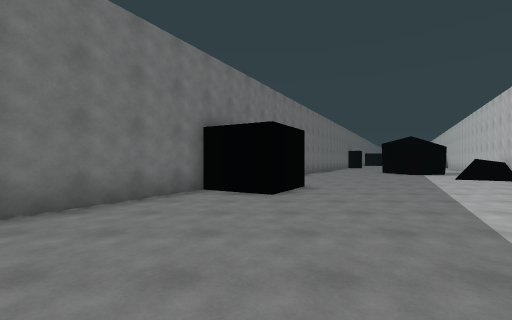
View 1 (above)

21 first-person views from a walk through a 3-D level made in the Unity game engine. The camera is 1.5 m above the floor, looks level and sees 90° across. The floor is counted in squares, 2 m on a side. Each view is taken from the middle of a square. On the plan, view 1 faces up. The plan holds only what a view shows up to about 9 squares ahead; the rest is blank. The place goes on beyond the plan.

View 2
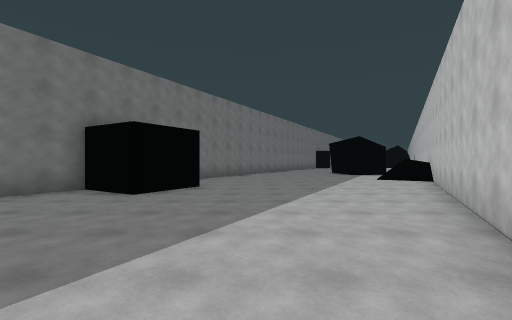

View 3
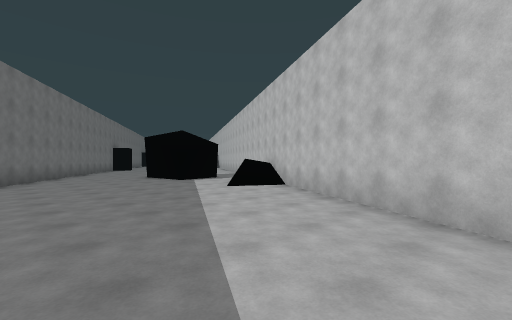

View 4
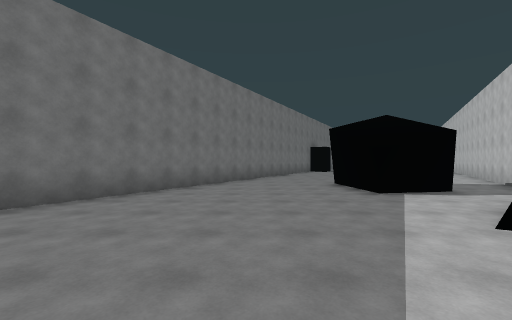

View 5
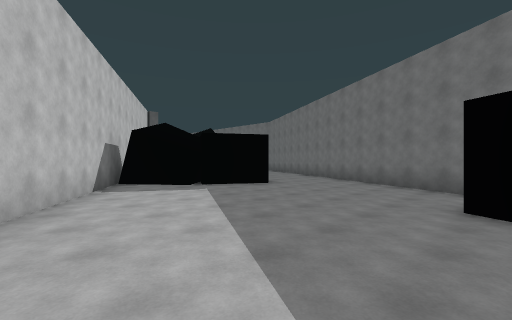

View 6
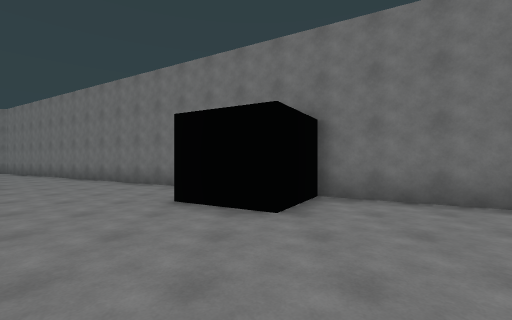

View 7
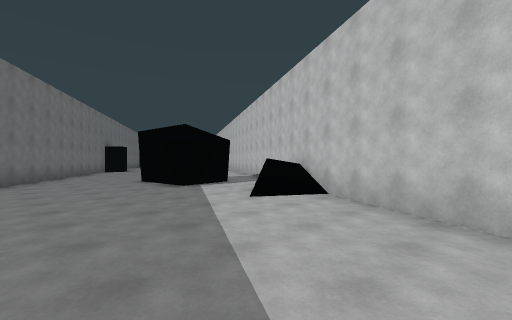

View 8
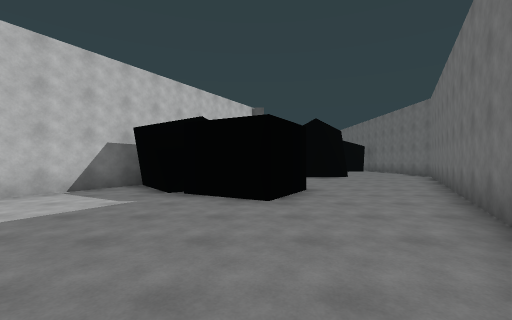

View 9
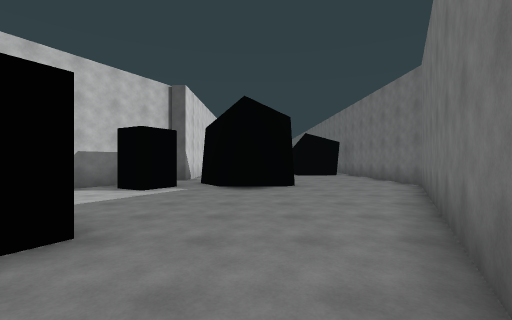

View 10
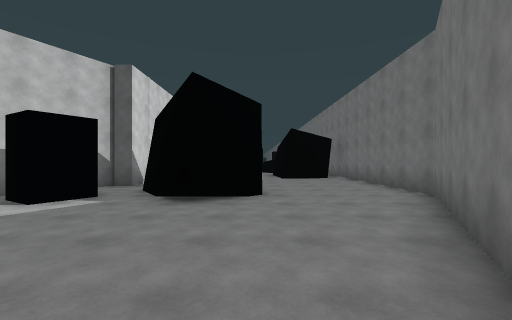

View 11
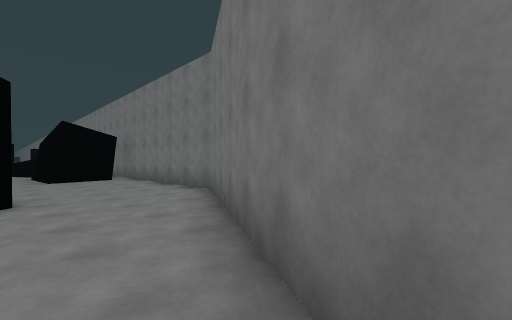

View 12
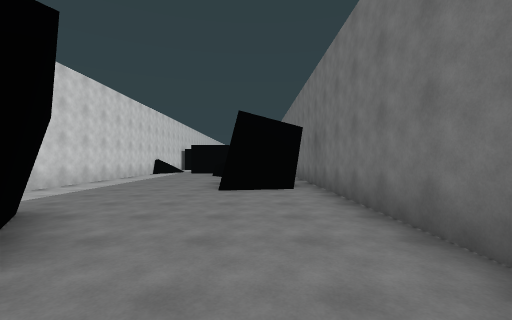

View 13
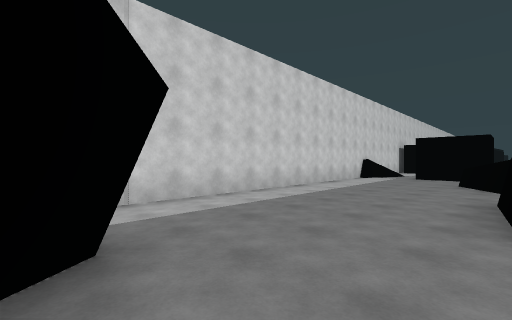

View 14
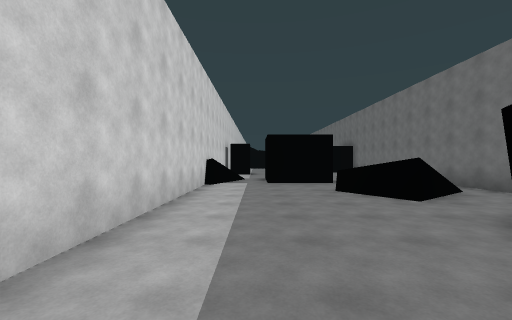

View 15
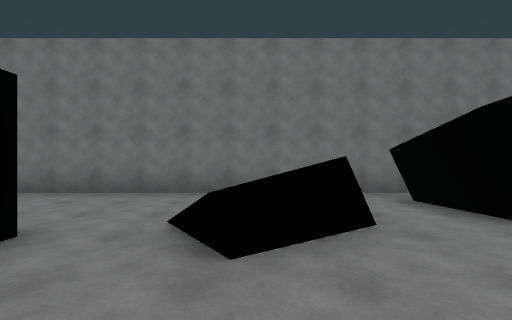

View 16
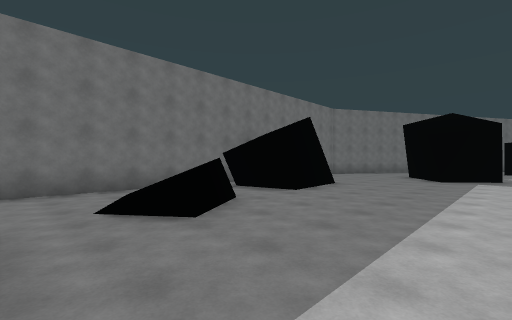

View 17
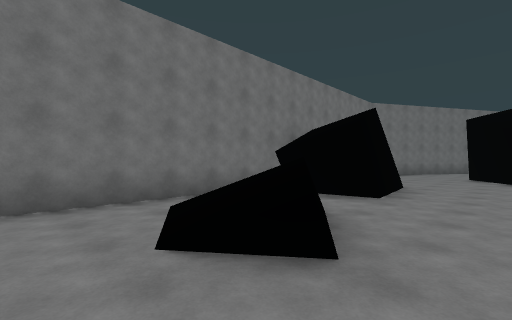

View 18
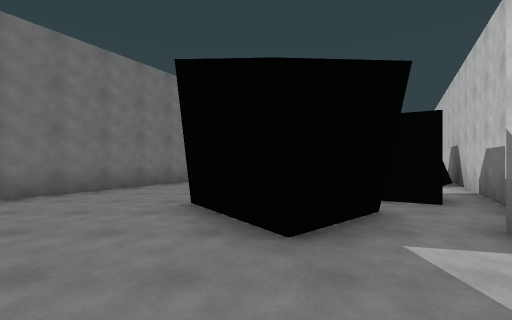

View 19
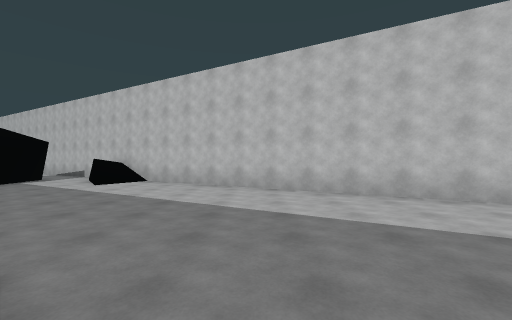

View 20
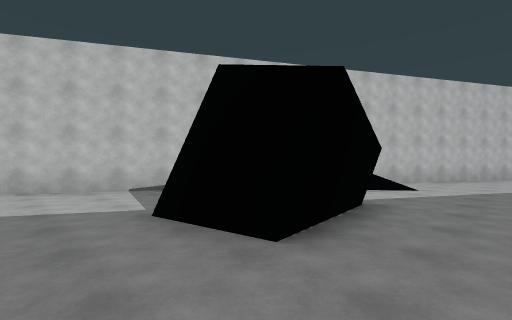

View 21
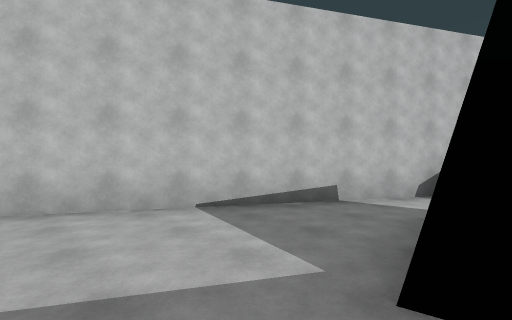

### Floor plan
Key: @ floor where view 1 was taken; # wall or solid block; . floor; / step, stairs or slope; = window, fence, low wall or low ledge.
Columns run from 9 left of view 1 to 14 right of it. Each row starts with its distance up from view 1.
 17              ##........#
 16             ##........##
 15             #....  ...#
 14            ##....  ..##
 13            #.....##..#
 12           ##........##
 11          ##.......=##
 10          #......./=#
  9          #........##
  8          #........#
  7        ####......##
  6        #. .......#
  5       ##........##
  4      ##.........#
  3      #.........##
  2     ##........##
  1     #.........#
  0    ##...#@...##
 -1    #...    ..#
 -2   ##....    ##
 -3  ##......
 -4  #........#
 -5 ##........#
 -6 #....  # .#
 -7 #...## #.##
 -8 #....# ..#
 -9 #.......##
-10 #.......#
-11 #.......#
-12 ####....#
-13 #   ....#
-14 #   ....#
-15 #.......#
-16 #..#....#
-17 #//==...#
-18 #../....#
-19 #.......#
-20 #...#   #

Positions as (right, up) in squares from view 1, and headings:
1: (0, 0), facing up
2: (3, 0), facing up
3: (3, 4), facing up-right
4: (5, 7), facing up
5: (5, 6), facing down-left
6: (5, 7), facing left
7: (4, 6), facing up-right
8: (-1, 5), facing down
9: (-4, 1), facing down
10: (-5, -1), facing down
11: (-5, -1), facing down-left
12: (-7, -5), facing down
13: (-6, -8), facing down-right
14: (-3, -11), facing down
15: (-3, -17), facing left
16: (-2, -19), facing up-left
17: (-4, -19), facing up-left
18: (-4, -11), facing up
19: (0, 5), facing right
20: (6, 17), facing down-right
21: (9, 17), facing down-right
